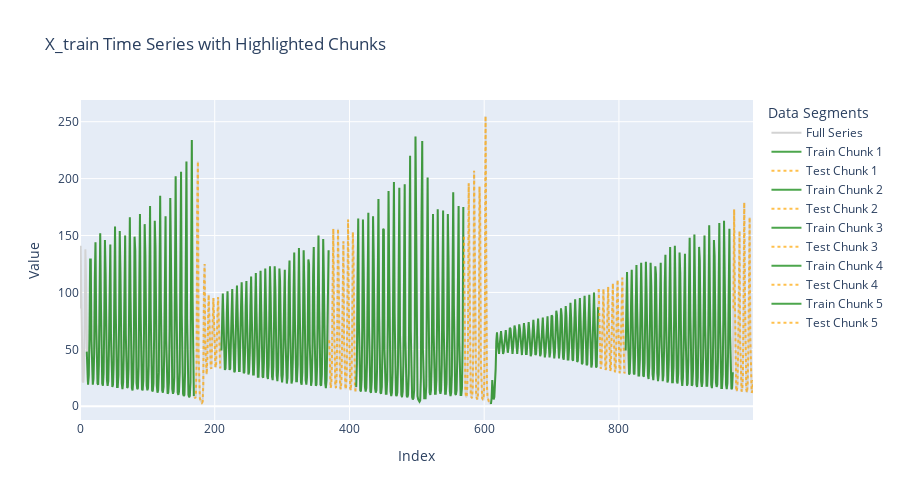

The notebook cell this image was saved under:
### Code cell
from timeseries_split import train_test_split_lagged
from timeseries_split import plot_lagged_chunks

train_size = 0.8
total_size = 200
stride = 200

splits = train_test_split_lagged(df, train_size, total_size=total_size, stride=stride)
train_df, val_df = splits[0]

plot_lagged_chunks(series, splits, n_lags=n_lags, stride = stride)

### Figure 1 — Plotly figure (JSON) as saved in the notebook; plotly's stock layout.template omitted (floating-point values rounded to 4 significant figures; data arrays with more than 128 entries replaced by an {"elided": "..."} marker saying what was removed)
{"data": [{"line": {"color": "lightgray"}, "mode": "lines", "name": "Full Series", "type": "scatter", "x": {"elided": "1000 int values"}, "y": {"elided": "1000 int values"}}, {"line": {"color": "green", "width": 2}, "mode": "lines", "name": "Train Chunk 1", "opacity": 0.7, "type": "scatter", "x": {"elided": "160 int values"}, "y": {"elided": "160 int values"}}, {"line": {"color": "orange", "dash": "dot", "width": 2}, "mode": "lines", "name": "Test Chunk 1", "opacity": 0.7, "type": "scatter", "x": [170, 171, 172, 173, 174, 175, 176, 177, 178, 179, 180, 181, 182, 183, 184, 185, 186, 187, 188, 189, 190, 191, 192, 193, 194, 195, 196, 197, 198, 199, 200, 201, 202, 203, 204, 205, 206, 207, 208, 209], "y": [8, 7, 9, 35, 176, 215, 46, 11, 7, 5, 4, 3, 4, 19, 105, 125, 55, 30, 28, 41, 71, 98, 79, 49, 34, 33, 47, 75, 95, 76, 48, 34, 35, 49, 78, 96, 75, 47, 34, 34]}, {"line": {"color": "green", "width": 2}, "mode": "lines", "name": "Train Chunk 2", "opacity": 0.7, "type": "scatter", "x": {"elided": "160 int values"}, "y": {"elided": "160 int values"}}, {"line": {"color": "orange", "dash": "dot", "width": 2}, "mode": "lines", "name": "Test Chunk 2", "opacity": 0.7, "type": "scatter", "x": [370, 371, 372, 373, 374, 375, 376, 377, 378, 379, 380, 381, 382, 383, 384, 385, 386, 387, 388, 389, 390, 391, 392, 393, 394, 395, 396, 397, 398, 399, 400, 401, 402, 403, 404, 405, 406, 407, 408, 409], "y": [58, 24, 16, 19, 38, 104, 156, 80, 30, 17, 16, 28, 75, 156, 112, 40, 18, 15, 21, 51, 132, 145, 59, 22, 15, 17, 32, 96, 164, 89, 30, 16, 14, 24, 62, 153, 130, 46, 19, 13]}, {"line": {"color": "green", "width": 2}, "mode": "lines", "name": "Train Chunk 3", "opacity": 0.7, "type": "scatter", "x": {"elided": "160 int values"}, "y": {"elided": "160 int values"}}, {"line": {"color": "orange", "dash": "dot", "width": 2}, "mode": "lines", "name": "Test Chunk 3", "opacity": 0.7, "type": "scatter", "x": [570, 571, 572, 573, 574, 575, 576, 577, 578, 579, 580, 581, 582, 583, 584, 585, 586, 587, 588, 589, 590, 591, 592, 593, 594, 595, 596, 597, 598, 599, 600, 601, 602, 603, 604, 605, 606, 607, 608, 609], "y": [149, 41, 14, 8, 9, 18, 67, 196, 130, 32, 11, 8, 7, 17, 66, 207, 131, 30, 10, 7, 6, 12, 48, 193, 172, 39, 11, 7, 6, 6, 16, 86, 255, 107, 19, 8, 5, 4, 3, 2]}, {"line": {"color": "green", "width": 2}, "mode": "lines", "name": "Train Chunk 4", "opacity": 0.7, "type": "scatter", "x": {"elided": "160 int values"}, "y": {"elided": "160 int values"}}, {"line": {"color": "orange", "dash": "dot", "width": 2}, "mode": "lines", "name": "Test Chunk 4", "opacity": 0.7, "type": "scatter", "x": [770, 771, 772, 773, 774, 775, 776, 777, 778, 779, 780, 781, 782, 783, 784, 785, 786, 787, 788, 789, 790, 791, 792, 793, 794, 795, 796, 797, 798, 799, 800, 801, 802, 803, 804, 805, 806, 807, 808, 809], "y": [103, 72, 43, 33, 35, 53, 88, 103, 73, 43, 32, 33, 53, 91, 105, 72, 41, 31, 33, 54, 91, 108, 72, 41, 30, 32, 51, 93, 111, 74, 41, 29, 31, 51, 93, 113, 75, 40, 29, 30]}, {"line": {"color": "green", "width": 2}, "mode": "lines", "name": "Train Chunk 5", "opacity": 0.7, "type": "scatter", "x": {"elided": "160 int values"}, "y": {"elided": "160 int values"}}, {"line": {"color": "orange", "dash": "dot", "width": 2}, "mode": "lines", "name": "Test Chunk 5", "opacity": 0.7, "type": "scatter", "x": [970, 971, 972, 973, 974, 975, 976, 977, 978, 979, 980, 981, 982, 983, 984, 985, 986, 987, 988, 989, 990, 991, 992, 993, 994, 995, 996, 997, 998, 999, 1000, 1001, 1002, 1003, 1004, 1005, 1006, 1007, 1008, 1009], "y": [86, 173, 102, 34, 16, 13, 19, 50, 141, 154, 57, 21, 13, 14, 27, 87, 179, 103, 33, 15, 12, 18, 45, 136, 166, 61, 20, 12, 13, 23]}], "layout": {"height": 500, "legend": {"title": {"text": "Data Segments"}}, "title": {"text": "X_train Time Series with Highlighted Chunks"}, "xaxis": {"title": {"text": "Index"}}, "yaxis": {"title": {"text": "Value"}}}}
